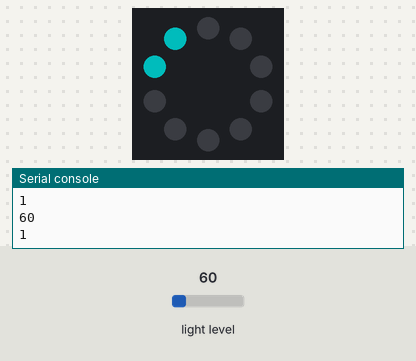
Simulated run of this program. Board: Circuit Playground running CircuitPython. Parts: the board's ring of 10 RGB LEDs (number 0 left of the top, counting anticlockwise), the last lines printed to the serial console. The test bench sets the inputs (shaded band); at power-on: light level 60. Dim RGB values are drawn brighter than linear.

Above: at 1.2 s.
1.3 s: light level set to 314
At 2.5 s:
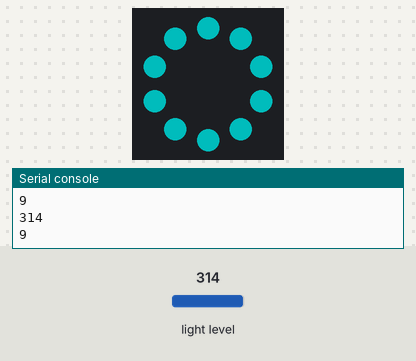
2.8 s: light level set to 6
At 3.9 s:
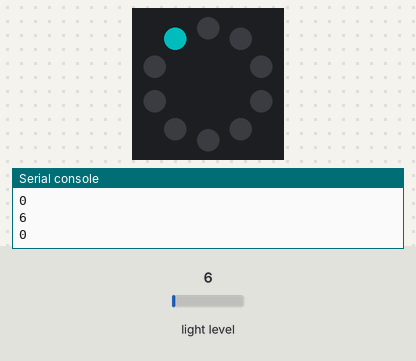
4.3 s: light level set to 80
At 5.0 s:
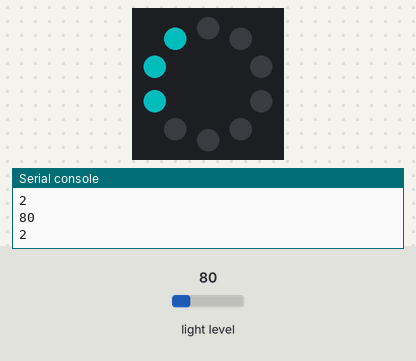
Timing chart, 0 to 7.3 s (numbered marks = the images above; inputs shaded):
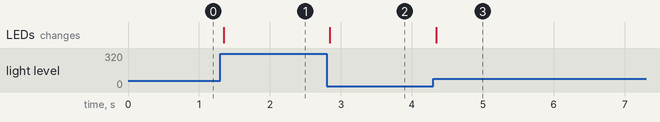

The program:

cpx_light_neopixels.py
```python
"""THIS EXAMPLE REQUIRES A SEPARATE LIBRARY BE LOADED ONTO YOUR CIRCUITPY DRIVE.
This example requires the simpleio.mpy library.

This example uses the light sensor on the CPX, located net to the picture of the eye on the board.
Once you have the library loaded, try shining a flashlight on your CPX to watch the number of
NeoPixels lit up increase, or try covering up the light sensor to watch the number decrease."""
import time
from adafruit_circuitplayground.express import cpx
import simpleio

cpx.pixels.auto_write = False
cpx.pixels.brightness = 0.3

while True:
    # light value remapped to pixel position
    peak = simpleio.map_range(cpx.light, 0, 320, 0, 10)
    print(cpx.light)
    print(int(peak))

    for i in range(0, 10, 1):
        if i <= peak:
            cpx.pixels[i] = (0, 255, 255)
        else:
            cpx.pixels[i] = (0, 0, 0)
    cpx.pixels.show()
    time.sleep(0.05)
```

Measured:
- after the input at 1.3 s, the LEDs: change after 0.05 s (image 1)
- after the input at 2.8 s, the LEDs: change after 0.05 s (image 2)
- after the input at 4.3 s, the LEDs: change at once (image 3)
